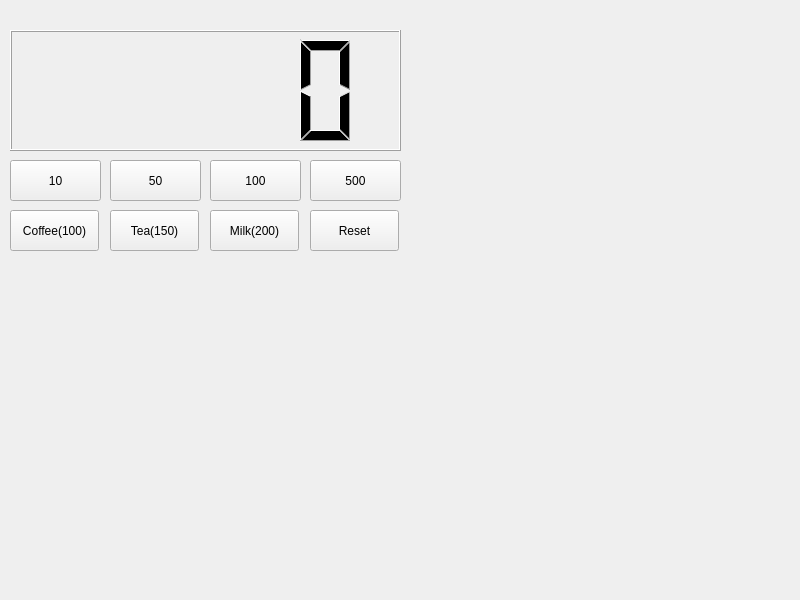
<?xml version="1.0" encoding="UTF-8"?>
<ui version="4.0">
 <class>Widget</class>
 <widget class="QWidget" name="Widget">
  <property name="geometry">
   <rect>
    <x>0</x>
    <y>0</y>
    <width>800</width>
    <height>600</height>
   </rect>
  </property>
  <property name="windowTitle">
   <string>Widget</string>
  </property>
  <widget class="QPushButton" name="btn_10">
   <property name="geometry">
    <rect>
     <x>10</x>
     <y>160</y>
     <width>91</width>
     <height>41</height>
    </rect>
   </property>
   <property name="text">
    <string>10</string>
   </property>
  </widget>
  <widget class="QLCDNumber" name="lcdNumber">
   <property name="geometry">
    <rect>
     <x>10</x>
     <y>30</y>
     <width>391</width>
     <height>121</height>
    </rect>
   </property>
  </widget>
  <widget class="QPushButton" name="btn_50">
   <property name="geometry">
    <rect>
     <x>110</x>
     <y>160</y>
     <width>91</width>
     <height>41</height>
    </rect>
   </property>
   <property name="text">
    <string>50</string>
   </property>
  </widget>
  <widget class="QPushButton" name="btn_100">
   <property name="geometry">
    <rect>
     <x>210</x>
     <y>160</y>
     <width>91</width>
     <height>41</height>
    </rect>
   </property>
   <property name="text">
    <string>100</string>
   </property>
  </widget>
  <widget class="QPushButton" name="btn_500">
   <property name="geometry">
    <rect>
     <x>310</x>
     <y>160</y>
     <width>91</width>
     <height>41</height>
    </rect>
   </property>
   <property name="text">
    <string>500</string>
   </property>
  </widget>
  <widget class="QPushButton" name="btn_coffee">
   <property name="geometry">
    <rect>
     <x>10</x>
     <y>210</y>
     <width>89</width>
     <height>41</height>
    </rect>
   </property>
   <property name="text">
    <string>Coffee(100)</string>
   </property>
  </widget>
  <widget class="QPushButton" name="btn_tea">
   <property name="geometry">
    <rect>
     <x>110</x>
     <y>210</y>
     <width>89</width>
     <height>41</height>
    </rect>
   </property>
   <property name="text">
    <string>Tea(150)</string>
   </property>
  </widget>
  <widget class="QPushButton" name="btn_milk">
   <property name="geometry">
    <rect>
     <x>210</x>
     <y>210</y>
     <width>89</width>
     <height>41</height>
    </rect>
   </property>
   <property name="text">
    <string>Milk(200)</string>
   </property>
  </widget>
  <widget class="QPushButton" name="btn_reset">
   <property name="geometry">
    <rect>
     <x>310</x>
     <y>210</y>
     <width>89</width>
     <height>41</height>
    </rect>
   </property>
   <property name="text">
    <string>Reset</string>
   </property>
  </widget>
 </widget>
 <resources/>
 <connections/>
</ui>
